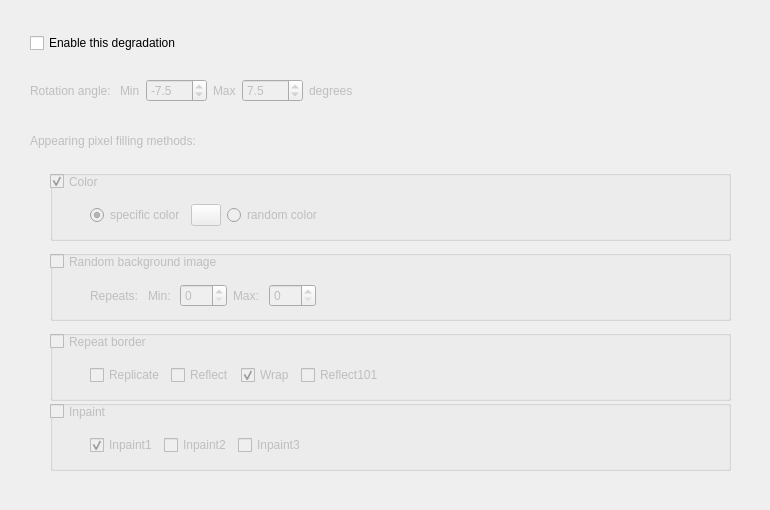
  <widget class="QWizardPage" name="RotationDegradation">
   <property name="subTitle">
    <string>DocCreator: Rotation Degradation</string>
   </property>
   <widget class="QCheckBox" name="CheckRotation">
    <property name="geometry">
     <rect>
      <x>30</x>
      <y>30</y>
      <width>281</width>
      <height>26</height>
     </rect>
    </property>
    <property name="text">
     <string>Enable this degradation</string>
    </property>
   </widget>
   <widget class="QWidget" name="OptionRotation" native="true">
    <property name="enabled">
     <bool>false</bool>
    </property>
    <property name="geometry">
     <rect>
      <x>10</x>
      <y>60</y>
      <width>751</width>
      <height>441</height>
     </rect>
    </property>
    <widget class="QWidget" name="horizontalLayoutWidget">
     <property name="geometry">
      <rect>
       <x>20</x>
       <y>10</y>
       <width>681</width>
       <height>41</height>
      </rect>
     </property>
     <layout class="QHBoxLayout" name="horizontalLayout_35">
      <item>
       <widget class="QLabel" name="RotationAngleLabel">
        <property name="text">
         <string>Rotation angle: </string>
        </property>
       </widget>
      </item>
      <item>
       <widget class="QLabel" name="RotationAngleMinLabel">
        <property name="text">
         <string>Min</string>
        </property>
       </widget>
      </item>
      <item>
       <widget class="QDoubleSpinBox" name="RotationAngleMinSB">
        <property name="decimals">
         <number>1</number>
        </property>
        <property name="minimum">
         <double>-180.000000000000000</double>
        </property>
        <property name="maximum">
         <double>180.000000000000000</double>
        </property>
        <property name="value">
         <double>-7.500000000000000</double>
        </property>
       </widget>
      </item>
      <item>
       <widget class="QLabel" name="RotationAngleMaxLabel">
        <property name="text">
         <string>Max</string>
        </property>
       </widget>
      </item>
      <item>
       <widget class="QDoubleSpinBox" name="RotationAngleMaxSB">
        <property name="decimals">
         <number>1</number>
        </property>
        <property name="minimum">
         <double>-180.000000000000000</double>
        </property>
        <property name="maximum">
         <double>180.000000000000000</double>
        </property>
        <property name="value">
         <double>7.500000000000000</double>
        </property>
       </widget>
      </item>
      <item>
       <widget class="QLabel" name="label_33">
        <property name="text">
         <string>degrees</string>
        </property>
       </widget>
      </item>
      <item>
       <spacer name="horizontalSpacer_9">
        <property name="orientation">
         <enum>Qt::Horizontal</enum>
        </property>
        <property name="sizeHint" stdset="0">
         <size>
          <width>48</width>
          <height>36</height>
         </size>
        </property>
       </spacer>
      </item>
     </layout>
    </widget>
    <widget class="QWidget" name="horizontalLayoutWidget_4">
     <property name="geometry">
      <rect>
       <x>20</x>
       <y>60</y>
       <width>681</width>
       <height>41</height>
      </rect>
     </property>
     <layout class="QHBoxLayout" name="horizontalLayout_37">
      <item>
       <widget class="QLabel" name="label_5">
        <property name="text">
         <string>Appearing pixel filling methods: </string>
        </property>
       </widget>
      </item>
      <item>
       <spacer name="horizontalSpacer_10">
        <property name="orientation">
         <enum>Qt::Horizontal</enum>
        </property>
        <property name="sizeHint" stdset="0">
         <size>
          <width>40</width>
          <height>20</height>
         </size>
        </property>
       </spacer>
      </item>
     </layout>
    </widget>
    <widget class="QGroupBox" name="RotationColorGB">
     <property name="geometry">
      <rect>
       <x>40</x>
       <y>110</y>
       <width>681</width>
       <height>71</height>
      </rect>
     </property>
     <property name="title">
      <string/>
     </property>
     <widget class="QCheckBox" name="RotationFillColorCB">
      <property name="geometry">
       <rect>
        <x>0</x>
        <y>0</y>
        <width>92</width>
        <height>23</height>
       </rect>
      </property>
      <property name="text">
       <string>Color</string>
      </property>
      <property name="checked">
       <bool>true</bool>
      </property>
     </widget>
     <widget class="QWidget" name="horizontalLayoutWidget_6">
      <property name="geometry">
       <rect>
        <x>0</x>
        <y>30</y>
        <width>651</width>
        <height>31</height>
       </rect>
      </property>
      <layout class="QHBoxLayout" name="horizontalLayout_38">
       <item>
        <spacer name="horizontalSpacer_15">
         <property name="orientation">
          <enum>Qt::Horizontal</enum>
         </property>
         <property name="sizeType">
          <enum>QSizePolicy::Fixed</enum>
         </property>
         <property name="sizeHint" stdset="0">
          <size>
           <width>40</width>
           <height>20</height>
          </size>
         </property>
        </spacer>
       </item>
       <item>
        <widget class="QRadioButton" name="RotationSpecificColorRB">
         <property name="text">
          <string>specific color</string>
         </property>
         <property name="checked">
          <bool>true</bool>
         </property>
        </widget>
       </item>
       <item>
        <widget class="ColorButton" name="RotationColorSelectionPB">
         <property name="sizePolicy">
          <sizepolicy hsizetype="Fixed" vsizetype="Fixed">
           <horstretch>0</horstretch>
           <verstretch>0</verstretch>
          </sizepolicy>
         </property>
         <property name="minimumSize">
          <size>
           <width>20</width>
           <height>0</height>
          </size>
         </property>
         <property name="maximumSize">
          <size>
           <width>30</width>
           <height>16777215</height>
          </size>
         </property>
         <property name="text">
          <string/>
         </property>
        </widget>
       </item>
       <item>
        <widget class="QRadioButton" name="RotationRandomColorRB">
         <property name="text">
          <string>random color</string>
         </property>
         <property name="checked">
          <bool>false</bool>
         </property>
        </widget>
       </item>
       <item>
        <spacer name="horizontalSpacer_11">
         <property name="orientation">
          <enum>Qt::Horizontal</enum>
         </property>
         <property name="sizeHint" stdset="0">
          <size>
           <width>40</width>
           <height>20</height>
          </size>
         </property>
        </spacer>
       </item>
      </layout>
     </widget>
    </widget>
    <widget class="QGroupBox" name="RotationImageGB">
     <property name="geometry">
      <rect>
       <x>40</x>
       <y>190</y>
       <width>681</width>
       <height>71</height>
      </rect>
     </property>
     <property name="title">
      <string/>
     </property>
     <widget class="QCheckBox" name="RotationFillImageCB">
      <property name="geometry">
       <rect>
        <x>0</x>
        <y>0</y>
        <width>221</width>
        <height>23</height>
       </rect>
      </property>
      <property name="text">
       <string>Random background image</string>
      </property>
     </widget>
     <widget class="QWidget" name="horizontalLayoutWidget_8">
      <property name="geometry">
       <rect>
        <x>0</x>
        <y>30</y>
        <width>651</width>
        <height>31</height>
       </rect>
      </property>
      <layout class="QHBoxLayout" name="horizontalLayout_39">
       <item>
        <spacer name="horizontalSpacer_16">
         <property name="orientation">
          <enum>Qt::Horizontal</enum>
         </property>
         <property name="sizeType">
          <enum>QSizePolicy::Fixed</enum>
         </property>
         <property name="sizeHint" stdset="0">
          <size>
           <width>40</width>
           <height>20</height>
          </size>
         </property>
        </spacer>
       </item>
       <item>
        <widget class="QLabel" name="RotationFillImageRepeatsL">
         <property name="text">
          <string>Repeats: </string>
         </property>
        </widget>
       </item>
       <item>
        <widget class="QLabel" name="label_6">
         <property name="text">
          <string>Min: </string>
         </property>
        </widget>
       </item>
       <item>
        <widget class="QSpinBox" name="RotationImageRepeatsMinSB">
         <property name="maximum">
          <number>180</number>
         </property>
        </widget>
       </item>
       <item>
        <widget class="QLabel" name="label_26">
         <property name="text">
          <string>Max: </string>
         </property>
        </widget>
       </item>
       <item>
        <widget class="QSpinBox" name="RotationImageRepeatsMaxSB">
         <property name="maximum">
          <number>180</number>
         </property>
        </widget>
       </item>
       <item>
        <spacer name="horizontalSpacer_12">
         <property name="orientation">
          <enum>Qt::Horizontal</enum>
         </property>
         <property name="sizeHint" stdset="0">
          <size>
           <width>68</width>
           <height>26</height>
          </size>
         </property>
        </spacer>
       </item>
      </layout>
     </widget>
    </widget>
    <widget class="QGroupBox" name="RotationBorderGB">
     <property name="geometry">
      <rect>
       <x>40</x>
       <y>270</y>
       <width>681</width>
       <height>71</height>
      </rect>
     </property>
     <property name="title">
      <string/>
     </property>
     <widget class="QCheckBox" name="RotationFillBorderCB">
      <property name="geometry">
       <rect>
        <x>0</x>
        <y>0</y>
        <width>151</width>
        <height>23</height>
       </rect>
      </property>
      <property name="text">
       <string>Repeat border</string>
      </property>
     </widget>
     <widget class="QWidget" name="horizontalLayoutWidget_13">
      <property name="geometry">
       <rect>
        <x>0</x>
        <y>30</y>
        <width>651</width>
        <height>31</height>
       </rect>
      </property>
      <layout class="QHBoxLayout" name="horizontalLayout_40">
       <item>
        <spacer name="horizontalSpacer_17">
         <property name="orientation">
          <enum>Qt::Horizontal</enum>
         </property>
         <property name="sizeType">
          <enum>QSizePolicy::Fixed</enum>
         </property>
         <property name="sizeHint" stdset="0">
          <size>
           <width>40</width>
           <height>20</height>
          </size>
         </property>
        </spacer>
       </item>
       <item>
        <widget class="QCheckBox" name="RotationBorderReplicateCB">
         <property name="toolTip">
          <string>aaaaaa|abcdefgh|hhhhhhh</string>
         </property>
         <property name="text">
          <string>Replicate</string>
         </property>
        </widget>
       </item>
       <item>
        <widget class="QCheckBox" name="RotationBorderReflectCB">
         <property name="toolTip">
          <string>fedcba|abcdefgh|hgfedcb</string>
         </property>
         <property name="text">
          <string>Reflect</string>
         </property>
        </widget>
       </item>
       <item>
        <widget class="QCheckBox" name="RotationBorderWrapCB">
         <property name="toolTip">
          <string>cdefgh|abcdefgh|abcdefg</string>
         </property>
         <property name="text">
          <string>Wrap</string>
         </property>
         <property name="checked">
          <bool>true</bool>
         </property>
        </widget>
       </item>
       <item>
        <widget class="QCheckBox" name="RotationBorderReflect101CB">
         <property name="toolTip">
          <string>gfedcb|abcdefgh|gfedcba</string>
         </property>
         <property name="text">
          <string>Reflect101</string>
         </property>
        </widget>
       </item>
       <item>
        <spacer name="horizontalSpacer_13">
         <property name="orientation">
          <enum>Qt::Horizontal</enum>
         </property>
         <property name="sizeHint" stdset="0">
          <size>
           <width>40</width>
           <height>20</height>
          </size>
         </property>
        </spacer>
       </item>
      </layout>
     </widget>
    </widget>
    <widget class="QGroupBox" name="RotationInpaintGB">
     <property name="geometry">
      <rect>
       <x>40</x>
       <y>340</y>
       <width>681</width>
       <height>71</height>
      </rect>
     </property>
     <property name="title">
      <string/>
     </property>
     <widget class="QCheckBox" name="RotationFillInpaintCB">
      <property name="geometry">
       <rect>
        <x>0</x>
        <y>0</y>
        <width>151</width>
        <height>23</height>
       </rect>
      </property>
      <property name="text">
       <string>Inpaint</string>
      </property>
     </widget>
     <widget class="QWidget" name="horizontalLayoutWidget_18">
      <property name="geometry">
       <rect>
        <x>0</x>
        <y>30</y>
        <width>651</width>
        <height>31</height>
       </rect>
      </property>
      <layout class="QHBoxLayout" name="horizontalLayout_42">
       <item>
        <spacer name="horizontalSpacer_18">
         <property name="orientation">
          <enum>Qt::Horizontal</enum>
         </property>
         <property name="sizeType">
          <enum>QSizePolicy::Fixed</enum>
         </property>
         <property name="sizeHint" stdset="0">
          <size>
           <width>40</width>
           <height>20</height>
          </size>
         </property>
        </spacer>
       </item>
       <item>
        <widget class="QCheckBox" name="RotationInpaint1CB">
         <property name="text">
          <string>Inpaint1</string>
         </property>
         <property name="checked">
          <bool>true</bool>
         </property>
        </widget>
       </item>
       <item>
        <widget class="QCheckBox" name="RotationInpaint2CB">
         <property name="text">
          <string>Inpaint2</string>
         </property>
        </widget>
       </item>
       <item>
        <widget class="QCheckBox" name="RotationInpaint3CB">
         <property name="text">
          <string>Inpaint3</string>
         </property>
        </widget>
       </item>
       <item>
        <spacer name="horizontalSpacer_14">
         <property name="orientation">
          <enum>Qt::Horizontal</enum>
         </property>
         <property name="sizeHint" stdset="0">
          <size>
           <width>40</width>
           <height>20</height>
          </size>
         </property>
        </spacer>
       </item>
      </layout>
     </widget>
    </widget>
   </widget>
  </widget>
